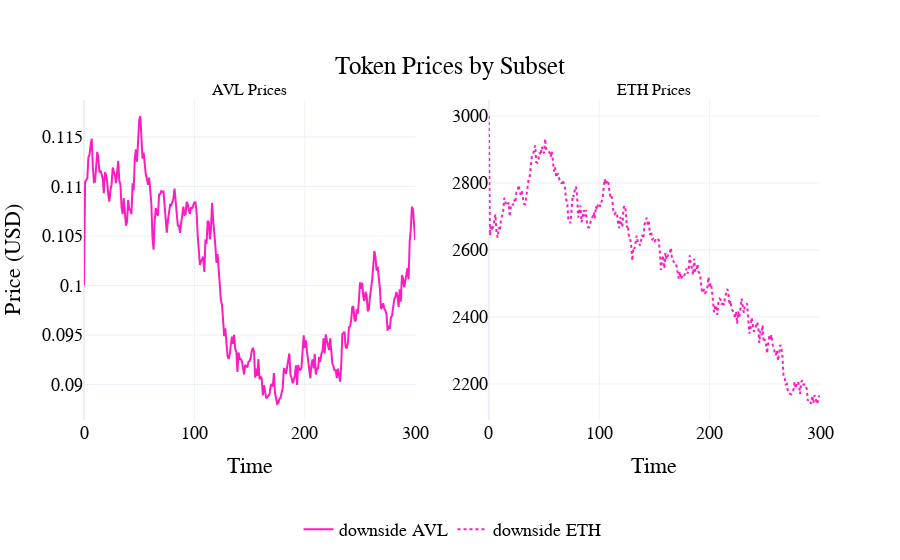

The notebook cell this image was saved under:
### Code cell
visualizations.plot_token_price_per_subset(
    df,
    scenario_names={
        0: "downside",
    }
)

### Figure 1 — Plotly figure (JSON) as saved in the notebook; plotly's stock layout.template omitted (floating-point values rounded to 4 significant figures; data arrays with more than 128 entries replaced by an {"elided": "..."} marker saying what was removed)
{"data": [{"line": {"color": "#FC1CBF", "dash": "solid"}, "mode": "lines", "name": "downside AVL", "type": "scatter", "x": {"elided": "1801 int values"}, "xaxis": "x", "y": {"elided": "1801 float values"}, "yaxis": "y"}, {"line": {"color": "#FC1CBF", "dash": "dot"}, "mode": "lines", "name": "downside ETH", "type": "scatter", "x": {"elided": "1801 int values"}, "xaxis": "x2", "y": {"elided": "1801 float values"}, "yaxis": "y2"}], "layout": {"annotations": [{"font": {"size": 16}, "showarrow": false, "text": "AVL Prices", "x": 0.225, "xanchor": "center", "xref": "paper", "y": 1, "yanchor": "bottom", "yref": "paper"}, {"font": {"size": 16}, "showarrow": false, "text": "ETH Prices", "x": 0.775, "xanchor": "center", "xref": "paper", "y": 1, "yanchor": "bottom", "yref": "paper"}], "font": {"color": "black", "family": "Arial", "size": 18}, "hovermode": "x unified", "legend": {"font": {"color": "black", "size": 18}, "orientation": "h", "x": 0.5, "xanchor": "center", "y": -0.4, "yanchor": "bottom"}, "paper_bgcolor": "rgba(255, 255, 255, 1)", "plot_bgcolor": "rgba(255, 255, 255, 1)", "title": {"text": "Token Prices by Subset", "x": 0.5, "xanchor": "center", "y": 0.9, "yanchor": "top"}, "xaxis": {"anchor": "y", "domain": [0, 0.45], "title": {"text": "Time"}}, "xaxis2": {"anchor": "y2", "domain": [0.55, 1], "title": {"text": "Time"}}, "yaxis": {"anchor": "x", "domain": [0, 1], "title": {"text": "Price (USD)"}}, "yaxis2": {"anchor": "x2", "domain": [0, 1]}}}
